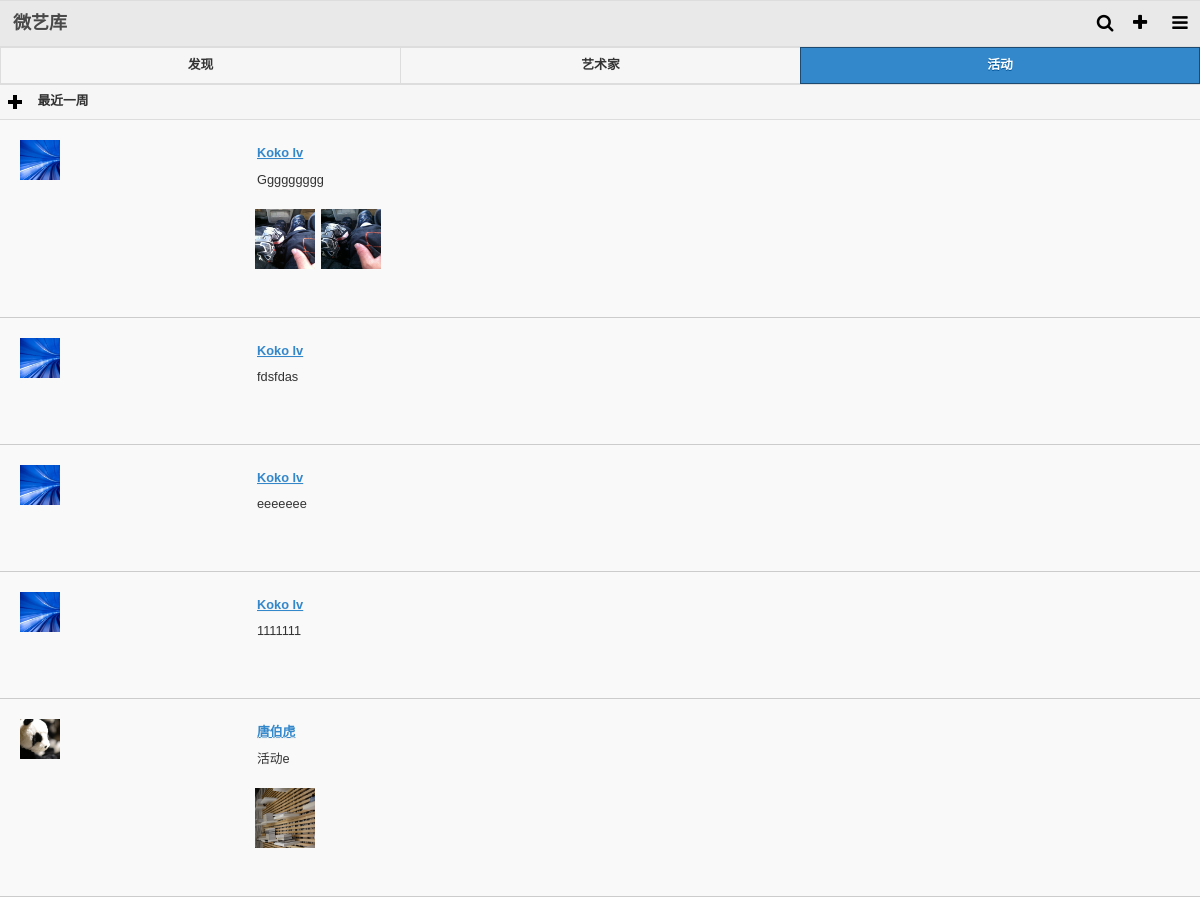
/wxk.so/event.php, run on the app's committed database.
### tables this page shows
CREATE TABLE `eventinfo` (
  `id_eventinfo` int(11) NOT NULL auto_increment,
  `id_newsdir` int(11) NOT NULL,
  `dirtree` text NOT NULL,
  `id_member` int(11) NOT NULL,
  `title` varchar(200) NOT NULL,
  `intro` text NOT NULL,
  `content` text NOT NULL,
  `url` text NOT NULL,
  `workdate` date NOT NULL,
  `enddate` date NOT NULL,
  `indate` datetime NOT NULL,
  `modate` datetime NOT NULL,
  `rz` int(1) NOT NULL default '0',
  `browsecount` int(11) NOT NULL,
  PRIMARY KEY  (`id_eventinfo`)
);

CREATE TABLE `member` (
  `id_member` int(11) NOT NULL auto_increment,
  `name` varchar(25) NOT NULL,
  `intro` text NOT NULL,
  `memid` varchar(13) NOT NULL,
  `sex` int(1) NOT NULL default '1',
  `age` varchar(4) NOT NULL,
  `photo` varchar(250) NOT NULL,
  `birthday` date NOT NULL,
  `city` varchar(4) NOT NULL,
  `address` varchar(250) NOT NULL,
  `mobi` varchar(20) NOT NULL,
  `email` varchar(50) NOT NULL,
  `user` varchar(20) NOT NULL,
  `password` varchar(64) NOT NULL,
  `status` int(1) NOT NULL default '1',
  `level` int(1) NOT NULL default '1',
  `indate` datetime NOT NULL,
  `modate` datetime NOT NULL,
  `logindate` datetime NOT NULL,
  `loginip` varchar(16) NOT NULL,
  PRIMARY KEY  (`id_member`)
);

CREATE TABLE `eventpic` (
  `id_eventpic` int(11) NOT NULL auto_increment,
  `id_eventinfo` int(11) NOT NULL,
  `id_member` int(11) NOT NULL,
  `opicname` varchar(250) NOT NULL,
  `spicname` varchar(250) NOT NULL,
  `ordernum` int(11) NOT NULL,
  `indate` datetime NOT NULL,
  PRIMARY KEY  (`id_eventpic`)
);

### wxk.so/inc/function.class.php (called while the page is built, shortened)
<?php
$pagerandcode=rand(1,999999);
$objDB=new mysql($db_hostname,$db_username,$db_password,$db_database);
?>

### wxk.so/inc/dbinfo.php (called while the page is built, shortened)
<?php
$db_hostname="localhost";
$db_username="root";
$db_password="123456";
$db_database="wyk";
?>

### wxk.so/inc/mysql.class.php (called while the page is built, shortened)
<?php
class mysql{
	var $Conn="";
	var $Res="";
	function mysql($strHost,$strUser,$strPwd,$strDatabase){
		$this->Conn=mysql_connect($strHost,$strUser,$strPwd)
					 or die("Sorry,canot connect to database!");
		return $this->Conn;
	}
	function Execute($strSQL){
		$this->Res=mysql_query($strSQL,$this->Conn);
	}
	function getRows(){
		$i=0;
		$arrResult=array();
		while($row =mysql_fetch_array($this->Res,MYSQL_ASSOC)){
			$arrResult[$i]=$row;
			$i++;
		}
		return $arrResult;
	}
}
?>

### wxk.so/event.php (the view, shortened to what this page needs)
<?php
require "./inc/cn_index_core.php";
$strSQL = "SELECT a.*,b.name as newsdirname,c.name as username,c.photo FROM eventinfo as a
           left join newsdir as b on a.id_newsdir=b.id_newsdir
		   left join member as c on a.id_member=c.id_member
		   where  c.photo!=''
           order by a.modate desc  limit 0,5" ;
$objDB->Execute($strSQL);
$allNewsInfo=$objDB->getrows();
$allNewsInfoNum=sizeof($allNewsInfo);
?>
<!DOCTYPE HTML>
<html>
<head>
<link rel="stylesheet" href="/inc/css/jquery.mobile.theme-1.4.0.css" />
<link rel="stylesheet" href="/inc/css/jquery.mobile.icons-1.4.0.min.css" />
<link rel="stylesheet" href="/inc/css/jquery.mobile.structure-1.4.0.min.css" />
<link href="/inc/css/font-awesome.min.css" rel="stylesheet">
<link href="/inc/css/photoswipe.css" type="text/css" rel="stylesheet" />
<link href="/inc/css/resetui.css" media="screen" rel="stylesheet" type="text/css" />
</head>
<body>
<div data-role="page" id="mobistyle-webapp" class="my-page" >
 <? require "header.php"; ?>
<div data-role="content" id="contentinnnerbg" style="margin:0px;padding:0px;" >
<div data-role="navbar"  id="topmenu">
    <ul>
        <li><a href="found.html">发现</a></li>
        <li><a href="artslist.html">艺术家</a></li>
        <li><a href="#" class="ui-btn-active">活动</a></li>
    </ul>
</div>
<div id="collsubmenu" data-role="collapsible" data-mini="true"  data-inset="false"  class="ui-nodisc-icon ui-alt-icon" style="padding:0px 15px;">
    <h4>最近一周</h4>
</div>
<div id="messageboxwarp-<?=$pagerandcode;?>">
<?
for($i=0;$i<$allNewsInfoNum;$i++){
$strSQL = "select opicname from eventpic where id_eventinfo='".$allNewsInfo[$i][id_eventinfo]."' order by ordernum asc " ;
$objDB->Execute($strSQL);
$artzuopinpic=$objDB->Getrows();
?>
<div class="messagebox">
<div class="innerleftimg"><img src="/upload/pics/<?=$allNewsInfo[$i][photo]?>" width="40" height="40" /></div>
<div class="innercontent">
   <div><a href="#"><?=$allNewsInfo[$i][username]?></a></div>
   <div><?=$allNewsInfo[$i][title]?></div>
      <div class="innercontentimgs">
         <ul id="Galleryevent<?=$i?>" class="gallery">
          <?php for($j=0;$j<sizeof($artzuopinpic);$j++){?>
		   <li><a href="/upload/event/<?=$artzuopinpic[$j][opicname]?>"><img src="/upload/event/<?=$artzuopinpic[$j][opicname]?>" alt="<?=$allNewsInfo[$i][title];?>" /></a></li>
          <?php }?>
	     </ul>
         <div style="clear:both"></div>
      </div>
   <div style="clear:both"><?=$allNewsInfo[$i][newsdate]?></div>
</div>
</div>
<? if(sizeof($artzuopinpic)!=0){?>
<script type="text/javascript">
		$(document).ready(function(){
				  $("#Galleryevent<?=$i?> a").photoSwipe();
			});
</script>
<? }}?>
</div>
</div>
</div>
</body>
</html>

### data on the page
eventinfo: id_member.photo (picture), id_member.name "Koko lv", title "Ggggggggg"
eventpic: opicname (picture)
eventpic: opicname (picture)
eventinfo: id_member.photo (picture), id_member.name "Koko lv", title "fdsfdas"
eventinfo: id_member.photo (picture), id_member.name "Koko lv", title "eeeeeee"
eventinfo: id_member.photo (picture), id_member.name "Koko lv", title "1111111"
eventinfo: id_member.photo (picture), id_member.name "唐伯虎", title "活动e"
eventpic: opicname (picture)
